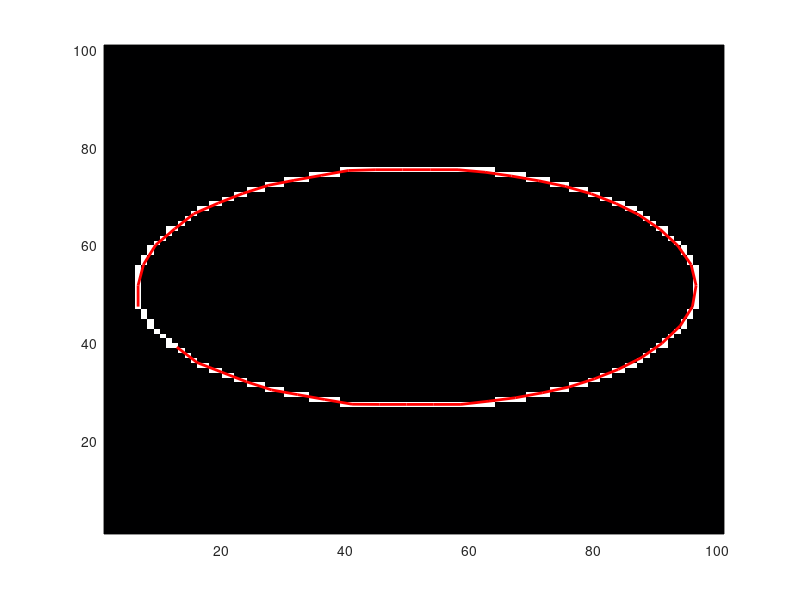

MATLAB code to generate this figure:
function [lineX,lineY]=get_smooth_xyline(lineX,lineY,pts);
%this function starts out from a course edge mask, finds the edges and builds a
%smooth contour from these points

if nargin<3
    pts=50;
    hfz=50;
    BW=zeros(2*hfz+1,2*hfz+1);
    [XX,YY]=meshgrid(-hfz:hfz,-hfz:hfz);
    RR=(0.3*XX.^2+YY.^2).^0.5;
    BW(RR<hfz/2)=1;
    BWedge=bwmorph(BW,'remove');
    [rr,cc]=size(BWedge);
    [XX,YY]=meshgrid(1:cc,1:rr);
    lineX=XX(BWedge)+0.5;
    lineY=YY(BWedge)+0.5;                   
end
%sort_contour
 
[lineX,lineY]=sort_contour(lineX,lineY);    
    
%equalize and iterpolate   
[lineX,lineY]=EqualizeAlongContour(lineX,lineY,pts); 

if nargin <2
    close all;
    pcolor(BWedge); shading flat; colormap bone; hold on;  
    plot(lineX,lineY,'r-','Linewidth',2);        
end

function [cXout,cYout]=sort_contour(cXin,cYin); 
    %sort points by mutual distance
    cxbuf=cXin(2:end);
    cybuf=cYin(2:end);
    cXout=[cXin(1)];
    cYout=[cYin(1)];
    i0=1;
    while length(cXout)<length(cXin);    
        curx=cXout(end);
        cury=cYout(end);
         dd=((cxbuf-curx).^2+(cybuf-cury).^2).^0.5; %distance to others
        [dm,im]=min(dd);  curidxes=1:length(dd);
        cXout=[cXout ;cxbuf(im)];      %add
        cYout=[cYout ; cybuf(im)];
        cxbuf=cxbuf(curidxes~=im);     %peel off
        cybuf=cybuf(curidxes~=im);
        dum=1;
    end
%         cXout=[cXout ;cXout(1)];      %add
%         cYout=[cYout ; cYout(1)];





function [xp,yp,d_oo_min, ip]=Find_nearest_neigbour(xx,yy,ii); 
    N_ori=length(xx);
    xo=xx(ii);                  
    yo=yy(ii); 
    otheri=find([1:N_ori]~=ii);
    xx_otheri=xx(otheri); 
    yy_otheri=yy(otheri);
    d_oo=((xx_otheri-xo).^2+(yy_otheri-yo).^2).^0.5; %distance to other ori
    [d_oo_min,nix]=min(d_oo);
    xp=xx_otheri(nix); yp=yy_otheri(nix); ip=otheri(nix);

function [xn,yn]=EqualizeAlongContour(x00,y00,pts)
%This function takes a 2D-contour [x,y] and resamples it such that new points
%lie at interpolated positions between the old ones, but at approxmately equal distances
%measured along this contour, to conserve sharp bends)

if nargin<3 %Demo mode on a sine with non-equally spaced points
    pts=100;
    close all;
    imsz=100;
    pts=10;
    x0=linspace(1,100,pts)'; %equal axis
    x00=(x0/imsz).^3*imsz;   
    y00=imsz/2*(1+0.25*rand(pts,1))+imsz/3*sin(x00/imsz*2*pi);   
end
xn=x00;
yn=y00;
%pts=expandit*length(xn);

for k=1:3;   
    x=xn;
    y=yn;
    %first, measure contour length; determin average distance between points
    CL=sum(((x(2:end)-x(1:end-1)).^2+...
            (y(2:end)-y(1:end-1)).^2).^0.5);  %approximate contour length
    dst=CL/(pts-1) ;     
    lx=length(x); 
    xn=x(1);  
    yn=y(1);  
    li_tot=0;
    li_buf=0;
    c=1;
    substps=25;
    for i=1:lx-1    
        xip=linspace(x(i),x(i+1),substps);
        yip=linspace(y(i),y(i+1),substps);
        for j=1:substps-1
            di=((xip(j+1)-xip(j)).^2+(yip(j+1)-yip(j)).^2).^0.5;
            li_buf=li_buf+di;  % length
            if li_buf>=dst  %keep the point 
                li_buf=li_buf-dst;
                xn=[xn; xip(j)];
                yn=[yn; yip(j)];
               
            end  
        end   
    end
end

% %forces cropping (for rounding effects)
% xn=xn(1:pts);
% yn=yn(1:pts);

    if nargin<2 %Demo mode on a sine with non-equally spaced points
        plot(x00,y00,'o-'); hold on;
        plot(xn,yn,'ro-');
    end
    
   
    
